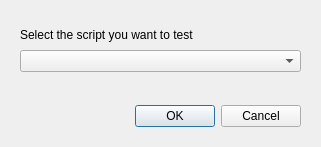
<?xml version="1.0" encoding="UTF-8"?>
<ui version="4.0">
 <class>dialog</class>
 <widget class="QDialog" name="dialog">
  <property name="geometry">
   <rect>
    <x>0</x>
    <y>0</y>
    <width>321</width>
    <height>147</height>
   </rect>
  </property>
  <property name="windowTitle">
   <string>Dialog</string>
  </property>
  <widget class="QDialogButtonBox" name="buttonBox">
   <property name="geometry">
    <rect>
     <x>10</x>
     <y>100</y>
     <width>291</width>
     <height>32</height>
    </rect>
   </property>
   <property name="orientation">
    <enum>Qt::Horizontal</enum>
   </property>
   <property name="standardButtons">
    <set>QDialogButtonBox::Cancel|QDialogButtonBox::Ok</set>
   </property>
  </widget>
  <widget class="QComboBox" name="comboBox">
   <property name="geometry">
    <rect>
     <x>20</x>
     <y>50</y>
     <width>281</width>
     <height>22</height>
    </rect>
   </property>
  </widget>
  <widget class="QLabel" name="label">
   <property name="geometry">
    <rect>
     <x>20</x>
     <y>25</y>
     <width>231</width>
     <height>20</height>
    </rect>
   </property>
   <property name="text">
    <string>Select the script you want to test</string>
   </property>
  </widget>
 </widget>
 <resources/>
 <connections>
  <connection>
   <sender>buttonBox</sender>
   <signal>accepted()</signal>
   <receiver>dialog</receiver>
   <slot>accept()</slot>
   <hints>
    <hint type="sourcelabel">
     <x>248</x>
     <y>254</y>
    </hint>
    <hint type="destinationlabel">
     <x>157</x>
     <y>274</y>
    </hint>
   </hints>
  </connection>
  <connection>
   <sender>buttonBox</sender>
   <signal>rejected()</signal>
   <receiver>dialog</receiver>
   <slot>reject()</slot>
   <hints>
    <hint type="sourcelabel">
     <x>316</x>
     <y>260</y>
    </hint>
    <hint type="destinationlabel">
     <x>286</x>
     <y>274</y>
    </hint>
   </hints>
  </connection>
 </connections>
</ui>
